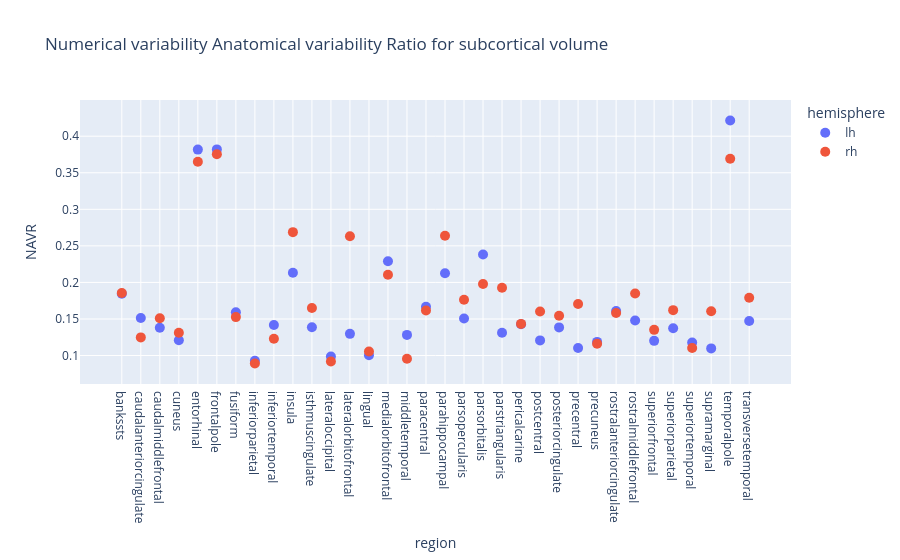

The code cell stored with this chart in its notebook:
### Markdown cell above
## Numerical-Anatomical Variability Ratio

### Code cell
pop = np.concatenate([pop1, pop2])
card_num, var_num = compute_numerical_variability_cortical_metric("volume", pop)
card_anat, var_anat = compute_anatomical_variability_cortical_metric("volume", pop)
var_num["volume"] = var_num["volume"].astype(np.float64)
var_anat["volume"] = var_anat["volume"].astype(np.float64)

navr = var_num.groupby(["region", "hemisphere"])["volume"].mean().apply(
    np.sqrt
) / var_anat.groupby(["region", "hemisphere"])["volume"].mean().apply(np.sqrt)
navr_df = pd.DataFrame(navr).reset_index()
navr_df.rename(columns={"volume": "NAVR"}, inplace=True)
navr_df = navr_df[navr_df["region"].isin(regions_template)]
fig = (
    px.scatter(
        navr_df,
        x="region",
        y="NAVR",
        color="hemisphere",
        hover_name="region",
        title="Numerical-Anatomical Variability Ratio for cortical volume",
    )
    .update_traces(marker=dict(size=10))
    .update_yaxes(exponentformat="e")
)
filename = figures_dir / "navr_cortical_volume.png"
print_figure(fig, filename=filename)

### Figure 1 — Plotly figure (JSON) as saved in the notebook; plotly's stock layout.template omitted (floating-point values rounded to 4 significant figures)
{"data": [{"hovertemplate": "<b>%{hovertext}</b><br><br>hemisphere=lh<br>region=%{x}<br>NAVR=%{y}<extra></extra>", "hovertext": ["bankssts", "caudalanteriorcingulate", "caudalmiddlefrontal", "cuneus", "entorhinal", "frontalpole", "fusiform", "inferiorparietal", "inferiortemporal", "insula", "isthmuscingulate", "lateraloccipital", "lateralorbitofrontal", "lingual", "medialorbitofrontal", "middletemporal", "paracentral", "parahippocampal", "parsopercularis", "parsorbitalis", "parstriangularis", "pericalcarine", "postcentral", "posteriorcingulate", "precentral", "precuneus", "rostralanteriorcingulate", "rostralmiddlefrontal", "superiorfrontal", "superiorparietal", "superiortemporal", "supramarginal", "temporalpole", "transversetemporal"], "legendgroup": "lh", "marker": {"color": "#636efa", "size": 10, "symbol": "circle"}, "mode": "markers", "name": "lh", "orientation": "v", "showlegend": true, "type": "scatter", "x": ["bankssts", "caudalanteriorcingulate", "caudalmiddlefrontal", "cuneus", "entorhinal", "frontalpole", "fusiform", "inferiorparietal", "inferiortemporal", "insula", "isthmuscingulate", "lateraloccipital", "lateralorbitofrontal", "lingual", "medialorbitofrontal", "middletemporal", "paracentral", "parahippocampal", "parsopercularis", "parsorbitalis", "parstriangularis", "pericalcarine", "postcentral", "posteriorcingulate", "precentral", "precuneus", "rostralanteriorcingulate", "rostralmiddlefrontal", "superiorfrontal", "superiorparietal", "superiortemporal", "supramarginal", "temporalpole", "transversetemporal"], "xaxis": "x", "y": [0.1845, 0.1514, 0.1381, 0.1209, 0.3817, 0.382, 0.1591, 0.09285, 0.1418, 0.2132, 0.1388, 0.09876, 0.1296, 0.1005, 0.2288, 0.1282, 0.1667, 0.2126, 0.1507, 0.2381, 0.1312, 0.1427, 0.1207, 0.1384, 0.1104, 0.1186, 0.161, 0.148, 0.12, 0.1373, 0.1179, 0.1097, 0.4215, 0.1472], "yaxis": "y"}, {"hovertemplate": "<b>%{hovertext}</b><br><br>hemisphere=rh<br>region=%{x}<br>NAVR=%{y}<extra></extra>", "hovertext": ["bankssts", "caudalanteriorcingulate", "caudalmiddlefrontal", "cuneus", "entorhinal", "frontalpole", "fusiform", "inferiorparietal", "inferiortemporal", "insula", "isthmuscingulate", "lateraloccipital", "lateralorbitofrontal", "lingual", "medialorbitofrontal", "middletemporal", "paracentral", "parahippocampal", "parsopercularis", "parsorbitalis", "parstriangularis", "pericalcarine", "postcentral", "posteriorcingulate", "precentral", "precuneus", "rostralanteriorcingulate", "rostralmiddlefrontal", "superiorfrontal", "superiorparietal", "superiortemporal", "supramarginal", "temporalpole", "transversetemporal"], "legendgroup": "rh", "marker": {"color": "#EF553B", "size": 10, "symbol": "circle"}, "mode": "markers", "name": "rh", "orientation": "v", "showlegend": true, "type": "scatter", "x": ["bankssts", "caudalanteriorcingulate", "caudalmiddlefrontal", "cuneus", "entorhinal", "frontalpole", "fusiform", "inferiorparietal", "inferiortemporal", "insula", "isthmuscingulate", "lateraloccipital", "lateralorbitofrontal", "lingual", "medialorbitofrontal", "middletemporal", "paracentral", "parahippocampal", "parsopercularis", "parsorbitalis", "parstriangularis", "pericalcarine", "postcentral", "posteriorcingulate", "precentral", "precuneus", "rostralanteriorcingulate", "rostralmiddlefrontal", "superiorfrontal", "superiorparietal", "superiortemporal", "supramarginal", "temporalpole", "transversetemporal"], "xaxis": "x", "y": [0.1854, 0.1248, 0.1509, 0.1312, 0.365, 0.3754, 0.1525, 0.08902, 0.1229, 0.2688, 0.1649, 0.09173, 0.2633, 0.1055, 0.2105, 0.09565, 0.1617, 0.2639, 0.1762, 0.1978, 0.1927, 0.1432, 0.1603, 0.1545, 0.1704, 0.1161, 0.1581, 0.1848, 0.1351, 0.1621, 0.1103, 0.1606, 0.3691, 0.1791], "yaxis": "y"}], "layout": {"legend": {"title": {"text": "hemisphere"}, "tracegroupgap": 0}, "title": {"text": "Numerical variability Anatomical variability Ratio for subcortical volume"}, "xaxis": {"anchor": "y", "domain": [0, 1], "title": {"text": "region"}}, "yaxis": {"anchor": "x", "domain": [0, 1], "exponentformat": "e", "title": {"text": "NAVR"}}}}
